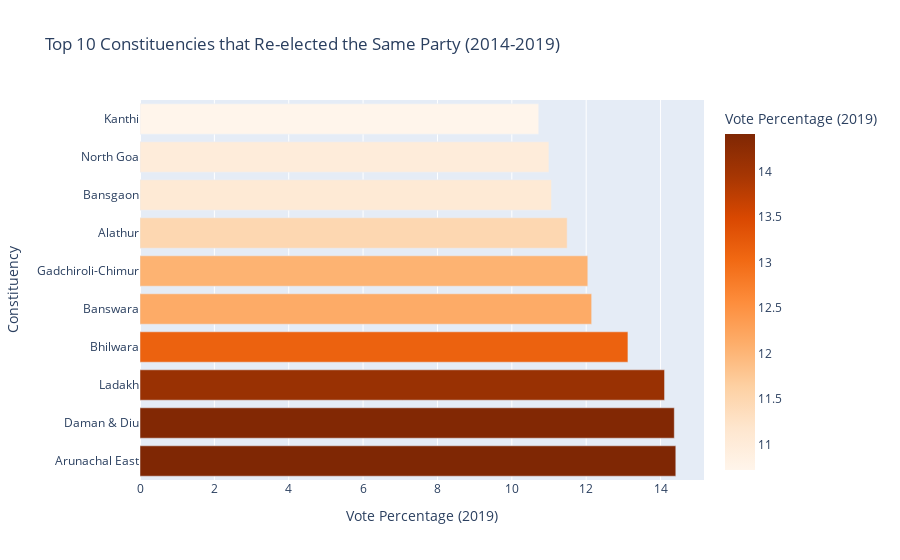

Notebook source saved alongside this figure:
### Code cell
top10 = ranked_constituencies.head(10)

fig = px.bar(
    top10,
    x='vote_pct_2019',
    y='pc_name',
    orientation='h',
    color='vote_pct_2019',            
    color_continuous_scale='Oranges',
    hover_data=['party_2019'],
    title='Top 10 Constituencies that Re-elected the Same Party (2014-2019)',
    labels={'pc_name':'Constituency', 'vote_pct_2019':'Vote Percentage (2019)'}
)

fig.update_layout(yaxis={'categoryorder':'total descending'})
fig.show()

### Figure 1 — Plotly figure (JSON) as saved in the notebook; plotly's stock layout.template omitted (floating-point values rounded to 4 significant figures)
{"data": [{"customdata": [["INC"], ["INC"], ["BJP"], ["INC"], ["BJP"], ["BJP"], ["BSP"], ["BJP"], ["INC"], ["AITC"]], "hovertemplate": "Vote Percentage (2019)=%{marker.color}<br>Constituency=%{y}<br>party_2019=%{customdata[0]}<extra></extra>", "legendgroup": "", "marker": {"color": [14.41, 14.37, 14.11, 13.12, 12.15, 12.04, 11.49, 11.07, 11.0, 10.72], "coloraxis": "coloraxis", "pattern": {"shape": ""}}, "name": "", "orientation": "h", "showlegend": false, "textposition": "auto", "type": "bar", "x": [14.41, 14.37, 14.11, 13.12, 12.15, 12.04, 11.49, 11.07, 11.0, 10.72], "xaxis": "x", "y": ["Arunachal East", "Daman & Diu", "Ladakh", "Bhilwara", "Banswara", "Gadchiroli-Chimur", "Alathur", "Bansgaon", "North Goa", "Kanthi"], "yaxis": "y"}], "layout": {"barmode": "relative", "coloraxis": {"colorbar": {"title": {"text": "Vote Percentage (2019)"}}, "colorscale": [[0, "rgb(255,245,235)"], [0.125, "rgb(254,230,206)"], [0.25, "rgb(253,208,162)"], [0.375, "rgb(253,174,107)"], [0.5, "rgb(253,141,60)"], [0.625, "rgb(241,105,19)"], [0.75, "rgb(217,72,1)"], [0.875, "rgb(166,54,3)"], [1, "rgb(127,39,4)"]]}, "legend": {"tracegroupgap": 0}, "title": {"text": "Top 10 Constituencies that Re-elected the Same Party (2014-2019)"}, "xaxis": {"anchor": "y", "domain": [0, 1], "title": {"text": "Vote Percentage (2019)"}}, "yaxis": {"anchor": "x", "categoryorder": "total descending", "domain": [0, 1], "title": {"text": "Constituency"}}}}
